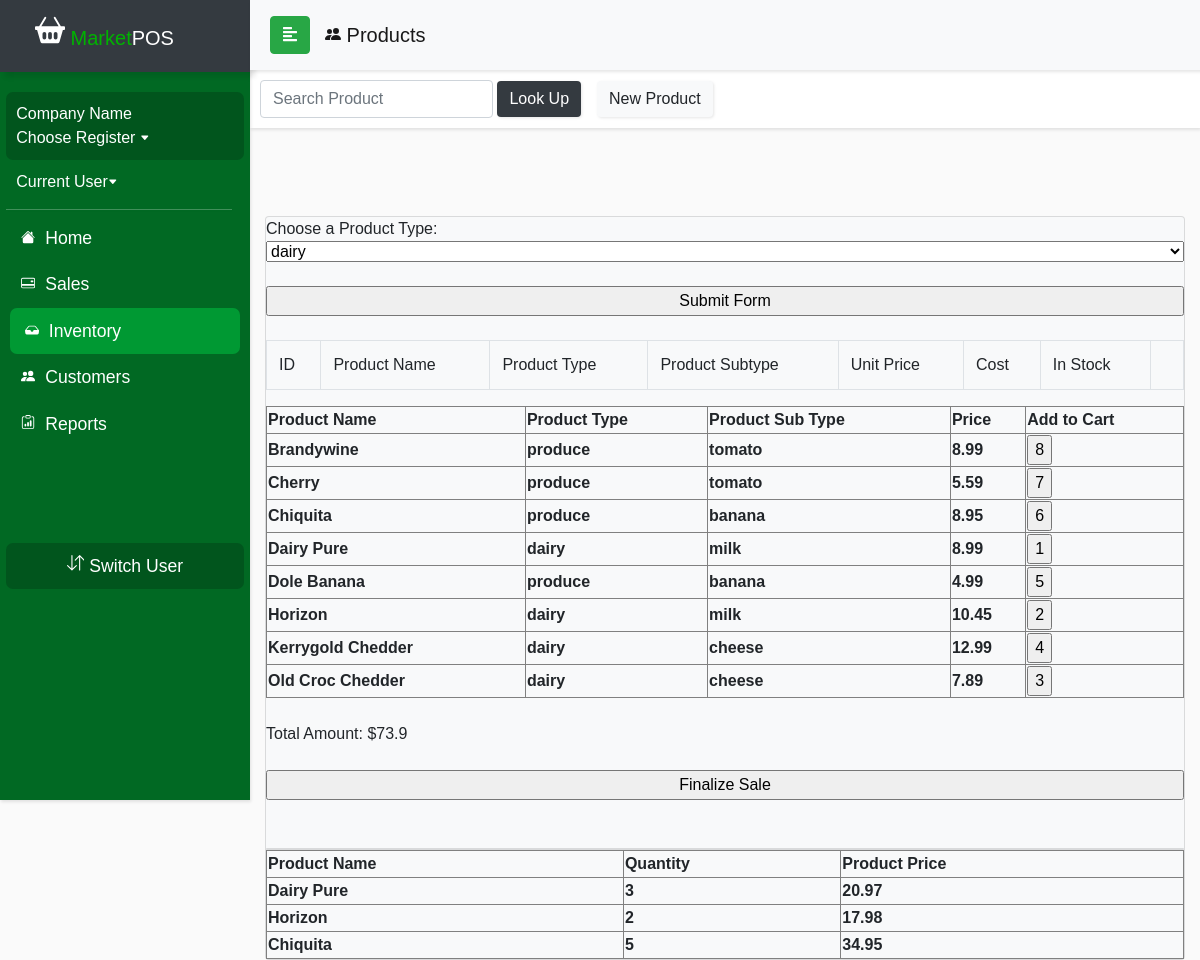
The page /currentDraft/productview.php on the database as committed earlier.
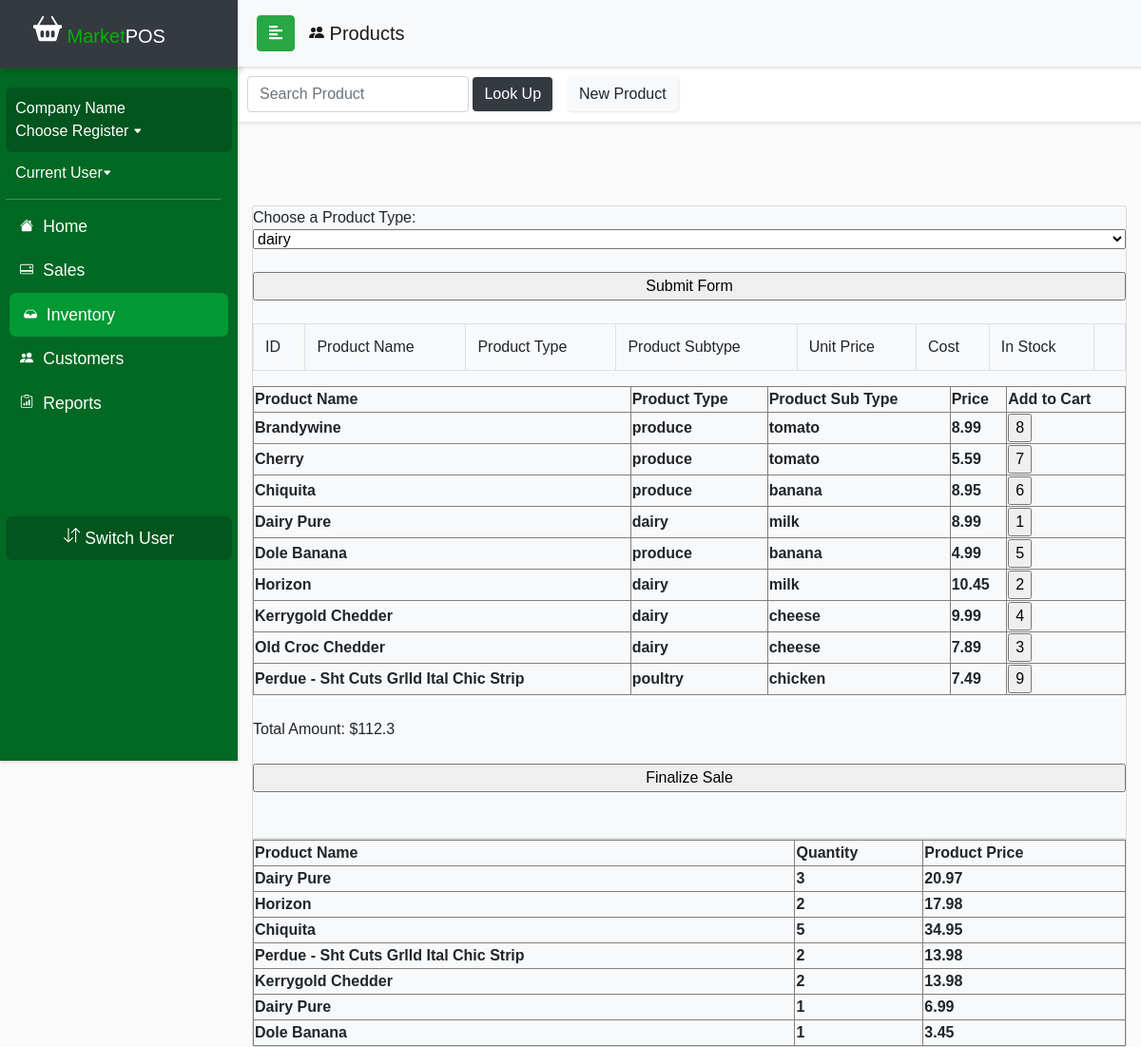
The same page on the database as committed later.
### tables this page shows
CREATE TABLE `product_inventory` (
  `product_id` int(11) NOT NULL,
  `productName` varchar(50) NOT NULL,
  `productType` varchar(50) NOT NULL,
  `productSubType` varchar(50) NOT NULL,
  `unit_price` float NOT NULL,
  `cost` float NOT NULL,
  `in_stock` int(11) NOT NULL,
  `vendor_id` int(11) DEFAULT NULL,
  `OID` int(11) DEFAULT NULL
);

CREATE TABLE `cart` (
  `cart_id` int(11) NOT NULL,
  `CID` int(11) DEFAULT NULL,
  `qty` int(11) NOT NULL,
  `discount` varchar(50) NOT NULL,
  `cart_purchase` tinyint(1) DEFAULT NULL,
  `product_id` int(11) DEFAULT NULL
);

### currentDraft/productTypeWithTable.php (the view, shortened to what this page needs)
<?php
    include_once('config.php');
    if(isset($_GET['productSubType'])) {
        $query = "SELECT * FROM product_inventory WHERE productSubType = '".$_GET['productSubType']."' AND in_stock != 0 ORDER BY productName";
    }
    else if(isset($_GET['productType'])) {
        $query = "SELECT * FROM product_inventory WHERE productType = '".$_GET['productType']."' AND in_stock != 0 ORDER BY productName";
    } else
        $query = "SELECT * FROM product_inventory WHERE in_stock != 0 ORDER BY productName";
    $result = mysqli_query($conn, $query) or die("Execution Failed");
    $tableCode = "<table border='1' name='product'>";
    $tableCode .= "<tr> <th>Product Name</th> <th>Product Type</th> <th>Product Sub Type</th> <th>Price</th> <th>Add to Cart</th> </tr>";
    while($row = mysqli_fetch_assoc($result)) {
        $tableCode .= "<tr> <th>".$row['productName']."</th> <th>".$row['productType']."</th> <th>"
        .$row['productSubType']."</th><th>".$row['unit_price']."</th><th><input type='submit' name='addToCart' value=".$row['product_id']."
        ></th> </tr>";
    }
    $tableCode .= "</table>";
?>

### currentDraft/productview.php (shortened to what this page needs)
<!DOCTYPE html>
<html>
<head>
  <link rel="stylesheet" href="css/bootstrap.min.css">
  <link rel="stylesheet" href="userStyle2.css">
  <link rel="stylesheet" href="css/jquery.mCustomScrollbar.min.css">
</head>
<body>
 <nav id="sidebar">
        <div class="sidebar-header bg-dark">
            <h1><span><a class="navbar-brand relative-top" href="indexDraft.php">
                        <span style="color: #00b300"> Market</span>POS</a></h1>
        </div>
        <ul class="list-unstyled components">
            <li>
                <div id="usercard">
                    <a href="" style="font-size: 1em;"><?php if(isset($_SESSION['company_name'])&& !empty($_SESSION['company_name'])) {echo $_SESSION['company_name'];} else {echo 'Company Name';} ?></br>Choose Register <svg width=".6em" height=".6em" viewBox="0 0 16 16" class="bi bi-caret-down-fill" fill="currentColor" xmlns="http://www.w3.org/2000/svg">
                            <path d="M7.247 11.14L2.451 5.658C1.885 5.013 2.345 4 3.204 4h9.592a1 1 0 0 1 .753 1.659l-4.796 5.48a1 1 0 0 1-1.506 0z" />
                        </svg></a>
                </div>
            </li>
            <li>
                <a href="employeePinLogin.php" style="font-size: 1em;"><?php if(isset($_SESSION['emp_fname'])&& !empty($_SESSION['emp_lname'])){ echo "" . $_SESSION['emp_fname'] . " " . $_SESSION['emp_lname'] . " ";} else{ echo "Current User";} ?><svg width=".6em" height=".6em" viewBox="0 0 16 16" class="bi bi-caret-down-fill" fill="currentColor" xmlns="http://www.w3.org/2000/svg">
                        <path d="M7.247 11.14L2.451 5.658C1.885 5.013 2.345 4 3.204 4h9.592a1 1 0 0 1 .753 1.659l-4.796 5.48a1 1 0 0 1-1.506 0z" />
                    </svg></a>
            </li>
            <div class="justify-content-center" id="navline"></div>
            <li>
                <a href="accounthomeDraft.php">
                    <span style="padding:5px;">
                        </span> Home</a>
            </li>
            <li>
                <a href="salescontrolpanel.php">
                    <span style="padding:5px;">
                    </span> Sales</a>
            </li>
            <li class="active">
                <a href="inventorycontrol.php">
                    <span style="padding:5px;">
                        </span> Inventory</a>
            </li>
            <li>
                <a href="customercontrol.php">
                    <span style="padding:5px;">
                        </span> Customers</a>
            </li>
            <li>
                <a href="reportsControlPanel.php">
                    <span style="padding:5px;">
                        </span> Reports</a>
            </li>
            <li class="sidebar-footer">
                <div class="text-center" id="usercard">
                    <a role="button" href="employeePinLogin.php"> Switch User</a>
                </div>
            </li>
        </ul>
    </nav>
  <div id="content">
    <nav class="navbar navbar-expand-lg navbar-light bg-light sticky-top" id="locnav">
      <div class="container-fluid">
        <button type="button" id="sidebarCollapse" class="btn btn-success">
          <i class="fas fa-align-left"></i>
        </button>
        <div class="collapse navbar-collapse" id="navbarSupportedContent">
          <ul class="nav navbar-nav mr-auto">
            <a class="navbar-brand" href="productview.php"> Products</a>
          </ul>
        </div>
      </div>
    </nav>
    <nav class="navbar navbar-light" id="salespanel">
      <form class="form-inline" method="post" action="productview.php">
        <div class="nav-item" style="padding: 8px">
          <input class="form-control" name="product" placeholder="Search Product" aria-label="Search">
          <button class="btn btn-dark navbar-btn" name="submit-search"> Look Up</button>
        </div>
        <div class="nav-item mr-auto">
          <a class="btn navbar-btn btn-light" href="productindex.php" role="button"> New Product</a></div>
      </form>
    </nav>
    <div class="container justify-content-center" id="formscreen">
      <div class="row">
        <div class="col m-auto">
          <div class="card mt-5 bg-light">
            <table class="table table-bordered">
              <tr>
                <td> ID </td>
                <td> Product Name </td>
                <td> Product Type </td>
                <td> Product Subtype </td>
                <td> Unit Price </td>
                <td> Cost </td>
                <td> In Stock </td>
                <td> </td>
              </tr>
              <?php include('productForm.php') ?>
              <div class='card mt-5 bg-light'>
              </div>
            </table>
          </div>
        </div>
      </div>
    </div>
</body>
</html>

### currentDraft/productForm.php (shortened to what this page needs)
<form method="get" type="button" action="<?php echo $_SERVER['PHP_SELF'];?>">
    Choose a Product Type:<?php include 'getProductByType.php'; ?>
    <br>
    <input type="submit" name="submit" value="Submit Form">
    <br>
    <?php include 'productTypeWithTable.php'; ?>
</form>
<?php include('addCart2.php'); ?>
<form action="finalSale.php">
    <input type="submit" value="Finalize Sale" />
</form>

### currentDraft/getProductByType.php (shortened to what this page needs)
<?php
    include_once('config.php');
    $query = "SELECT DISTINCT productType FROM product_inventory ORDER BY productType";
    $result = mysqli_query($conn, $query) or die("Execution failed");
    $tableCode = "<select name='productType'>";
    while($row = mysqli_fetch_assoc($result)) {
        $isSelected = "";
        $tableCode .= "<option value= ".$row['productType']." ".$isSelected.">".$row['productType']. "</option> \n ";
    }
    $tableCode .= "</select>";
    echo($tableCode);
?>

### currentDraft/addCart2.php (shortened to what this page needs)
<form method="get" type="button" action="<?php echo $_SERVER['PHP_SELF'];?>">
    <?php
    echo ($tableCode);
    include('joinCart.php');
    ?>
</form>
<br>

### currentDraft/joinCart.php (shortened to what this page needs)
<br>
<?php
    include_once('config.php');
    $query = "SELECT product_inventory.productName, product_inventory.cost, cart.qty FROM product_inventory
              INNER JOIN cart ON product_inventory.product_id=cart.product_id";
    $result = mysqli_query($conn, $query) or die("Execution Failed");
    $cartCode = "<table border='1' name='product'>";
    $cartCode .= "<tr> <th>Product Name</th> <th>Quantity</th> <th>Product Price</th> </tr>";
    while($row = mysqli_fetch_assoc($result)) {
        $newCost = $row['qty'] * $row['cost'];
        $format = number_format($newCost, 2);
        $cartCode .= "<tr> <th>".$row['productName']."</th> <th>".$row['qty']."</th> <th>".$format."</th> </tr>";
    }
    echo($cartCode);
?>
<br>

### currentDraft/userStyle2.css (style rules this page uses)
body { font-family: 'Poppins', sans-serif; background: #fafafa; overflow-y: scroll; overflow-x: hidden; }
a, a:hover, a:focus { color: inherit; text-decoration: none; transition: all 0.3s; }
#locnav { position: fixed; }
#salespanel { padding: 2px 2px; margin-top: 30px; margin-left: 0px; overflow-y: scroll; }
.navbar { width: 100%; padding: 5px 5px; background: #fff; border: none; border-radius: 0; box-shadow: 1px 2px 3px rgba(0, 0, 0, 0.1); }
.navbar-brand { padding: 15px; }
.nav-item { padding: 8px; }
.navbar-btn { box-shadow: 1px 1px 3px rgba(0, 0, 0, 0.1); outline: none !important; border: none; }
#navline { margin-top: 5px; margin-bottom: 5px; width: 95%; height: 1px; border-bottom: 1px solid white; opacity: 25%; box-shadow: 1px 1px 3px rgba(0, 0, 0, 0.1); }
#sidebar { width: 250px; position: fixed; top: 0; left: 0; height: 100vh; z-index: 999; background: #016923; color: #fff; transition: all 0.3s; box-shadow: 1px 2px 3px rgba(0, 0, 0, 0.1); }
#sidebar .sidebar-header { padding-left: 20px; height: 4.5em; box-shadow: 5px 5px 5px rgba(0, 0, 0, 0.1); }
#sidebar ul.components { padding: 20px 0; margin: auto; width: 95%; }
#sidebar ul li a { padding: 10px; font-size: 1.1em; display: block; }
#sidebar ul li.active > a, a[aria-expanded="true"] { color: #fff; background: #009933; margin: auto; width: 97%; border-radius: 7px; pointer-events: none; }
#usercard { background: #01551d; border-radius: 7px; }
#content { width: calc(100% - 250px); margin-top: 40px; min-height: 100vh; transition: all 0.3s; position: absolute; top: 0; right: 0; }
#formscreen { margin-top: 40px; left: 200px; }

Rows that differ between the two databases and show on the page:
changed product_inventory "Kerrygold Chedder": unit_price "12.99" → "9.99"
added product_inventory: productName "Perdue - Sht Cuts Grlld Ital Chic Strip", productType "poultry", productSubType "chicken", unit_price "7.49", addToCart "9"
added cart: product.productName "Perdue - Sht Cuts Grlld Ital Chic Strip", qty "2", qty.cost "13.98"
added cart: product.productName "Kerrygold Chedder", qty "2", qty.cost "13.98"
added cart: product.productName "Dairy Pure", qty "1", product.cost "6.99"
added cart: product.productName "Dole Banana", qty "1", product.cost "3.45"
Other text that changed with them:
text written by a page script: "Choose a Product Type: Total Amount: $73.9" → "Choose a Product Type: Total Amount: $112.3"
